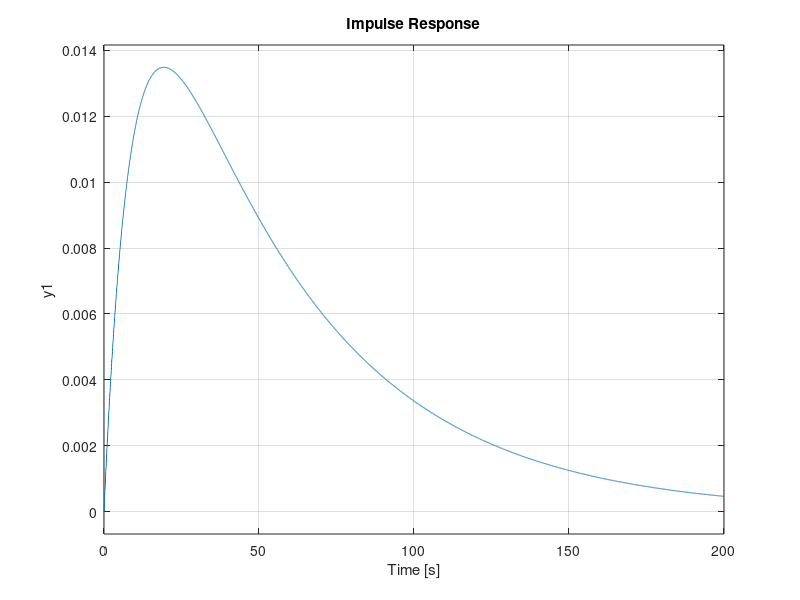

Recreate this plot in MATLAB. (Note: this script raises an error after producing the figure.)
%%  Define our Plant
M1 = 100;
M2 = 150;
m = 220;
K = 30000;
C = 30;
B = 60;

%defines the TF function 
numtf=[C K]; %numerator of TF 
dentf=[(M1*(M2+m)) (M1*(B+C)+(M2+m)*C) (K*(M1+M2+m)+B*C) B*K 0];	%denominator of TF 	
G=tf(numtf,dentf);	%transfer function
           
%Makes the closed loop function
Ts=feedback(G,1) %provide plant as 1st var, feedback as 2nd var


%% gets the graph and information needed
impulse(Ts);
stepinfo(Ts)
%impulse(Ts);

%% RUN SISO TOOL 

sisotool(sys) 

